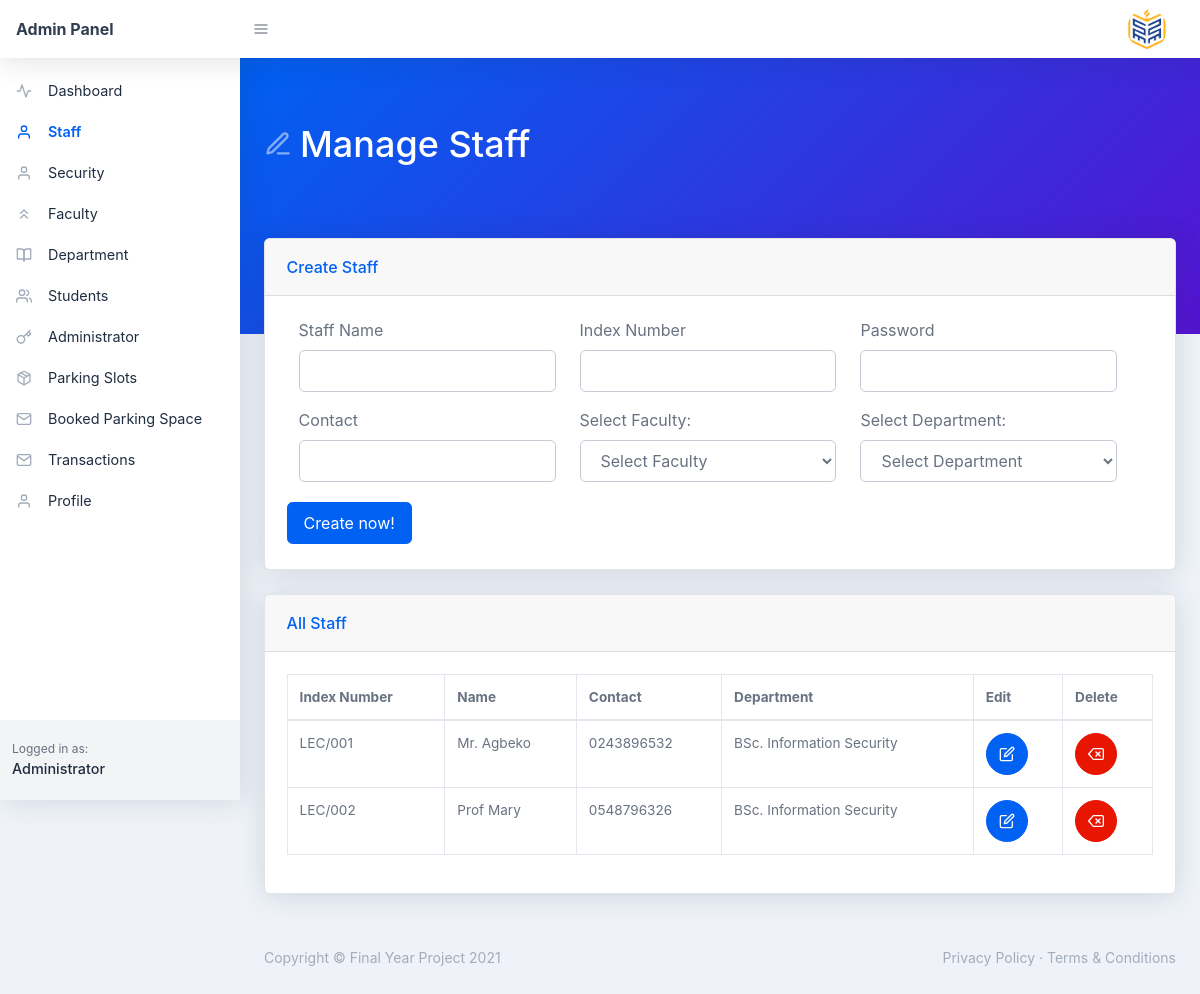
The app's page /admin/staff.php with its own data.
### tables this page shows
CREATE TABLE `staff` (
  `id` int(11) NOT NULL,
  `indexnumber` varchar(10) NOT NULL,
  `name` varchar(200) NOT NULL,
  `faculty` varchar(100) NOT NULL,
  `department` varchar(100) NOT NULL,
  `password` text NOT NULL,
  `contact` varchar(15) NOT NULL
);

### admin/staff.php (the view, shortened to what this page needs)
<?php
include('header.php');
?>
<div id="layoutSidenav_content">
    <main>
        <div class="page-header pb-10 page-header-dark bg-gradient-primary-to-secondary">
            <div class="container-fluid">
                <div class="page-header-content">
                    <h1 class="page-header-title">
                        <div class="page-header-icon"><i data-feather="edit-3"></i></div>
                        <span>Manage Staff</span>
                    </h1>
                </div>
            </div>
        </div>
        <div class="container-fluid mt-n10">
            <div class="card mb-4">
                <div class="card-header">Create Staff</div>
                <div class="card-body">
                    <form method="POST">
                        <div class="row col-12">
                            <div class="col-4 form-group">
                                <label for="user-name">Staff Name </label>
                                <input type="text" name="name" id="name" class="form-control">
                            </div>
                            <div class="col-4 form-group">
                                <label for="user-name">Index Number </label>
                                <input type="text" name="indexnumber" id="indexnumber" class="form-control">
                            </div>
                            <div class="col-4 form-group">
                                <label for="user-name">Password </label>
                                <input type="password" name="password" id="password" class="form-control">
                            </div>
                        </div>
                        <div class="row col-12">
                            <div class="col-4 form-group">
                                <label for="user-name">Contact </label>
                                <input type="tel" name="contact" id="contact" class="form-control">
                            </div>
                            <div class="col-4 form-group">
                                <label for="user-name">Select Faculty:</label>
                                <select name="faculty" id="faculty" class="form-control">
                                    <option value="default">Select Faculty</option>
                                </select>
                            </div>
                            <div class="col-4 form-group">
                                <label for="user-name">Select Department:</label>
                                <select name="department" id="department" class="form-control">
                                    <option value="default" selected="true" disabled>Select Department</option>
                                </select>
                            </div>
                        </div>
                        <button class="btn btn-primary mr-2 my-1" type="submit" name="submit">Create now!</button>
                    </form>
                </div>
            </div>
        </div>
        <div class="container-fluid ">
            <div class="card mb-4">
                <div class="card-header">All Staff</div>
                <div class="card-body">
                    <div class="datatable table-responsive">
                        <table class="table table-bordered table-hover" id="dataTable" width="100%" cellspacing="0">
                            <thead>
                                <tr>
                                    <th>Index Number</th>
                                    <th>Name </th>
                                    <th>Contact </th>
                                    <th>Department </th>
                                    <th>Edit</th>
                                    <th>Delete</th>
                                </tr>
                            </thead>
                            <tbody>
                                <?php
                                $sql = "SELECT * FROM staff";
                                $query = $conn->prepare($sql);
                                $query->execute();
                                $results = $query->fetchAll(PDO::FETCH_OBJ);
                                $rowCount = $query->rowCount();
                                if ($rowCount > 0) {
                                    foreach ($results as $results) {
                                ?>
                                        <tr>
                                            <td><?php echo htmlentities($results->indexnumber) ?></td>
                                            <td><?php echo htmlentities($results->name) ?></td>
                                            <td><?php echo htmlentities($results->contact) ?></td>
                                            <td><?php echo htmlentities($results->department) ?></td>
                                            <td>
                                                <a class="btn btn-blue btn-icon" href="edit-staff.php?id=<?php echo htmlentities($results->id); ?>"><i data-feather="edit"></i></a>
                                            </td>
                                            <td>
                                                <a class="btn btn-red btn-icon" href="#?id=<?php echo htmlentities($results->id); ?>"><i data-feather="delete"></i></a>
                                            </td>
                                        </tr>
                                <?php }
                                } ?>
                            </tbody>
                        </table>
                    </div>
                </div>
            </div>
        </div>
    </main>
    <?php include('footer.php') ?>
</div>
</div>
</body>

### records on screen
staff: indexnumber "LEC/001", name "Mr. Agbeko", contact "0243896532", department "BSc. Information Security"
staff: indexnumber "LEC/002", name "Prof Mary", contact "0548796326", department "BSc. Information Security"
